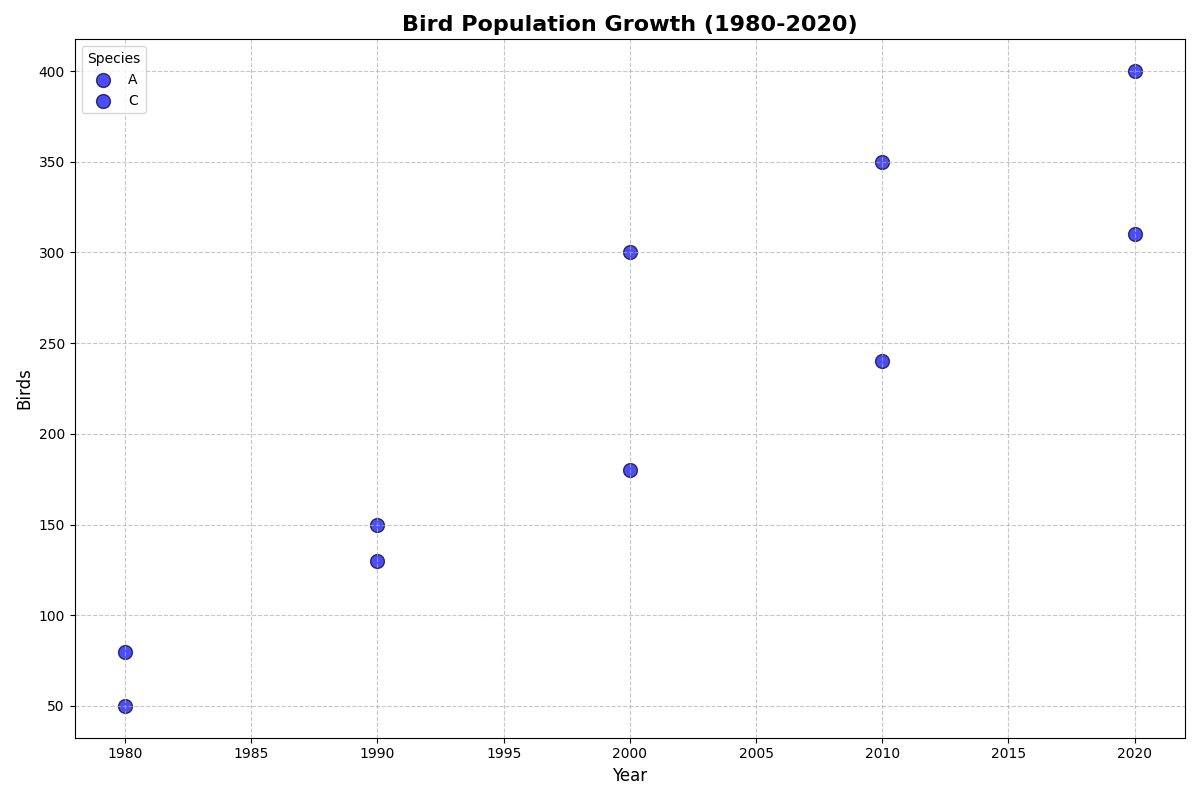

This figure's Python source:
import matplotlib.pyplot as plt
import numpy as np

decades = np.array([1980, 1990, 2000, 2010, 2020])
species_a_population = np.array([50, 150, 300, 350, 400])
species_c_population = np.array([80, 130, 180, 240, 310])

plt.figure(figsize=(12, 8))

plt.scatter(decades, species_a_population, color='blue', label='A', edgecolor='k', s=100, alpha=0.7)
plt.scatter(decades, species_c_population, color='blue', label='C', edgecolor='k', s=100, alpha=0.7)

plt.title('Bird Population Growth (1980-2020)', fontsize=16, fontweight='bold', loc='center')
plt.xlabel('Year', fontsize=12)
plt.ylabel('Birds', fontsize=12)

plt.legend(title='Species', loc='upper left')
plt.grid(visible=True, linestyle='--', alpha=0.7)
plt.tight_layout()

plt.show()
